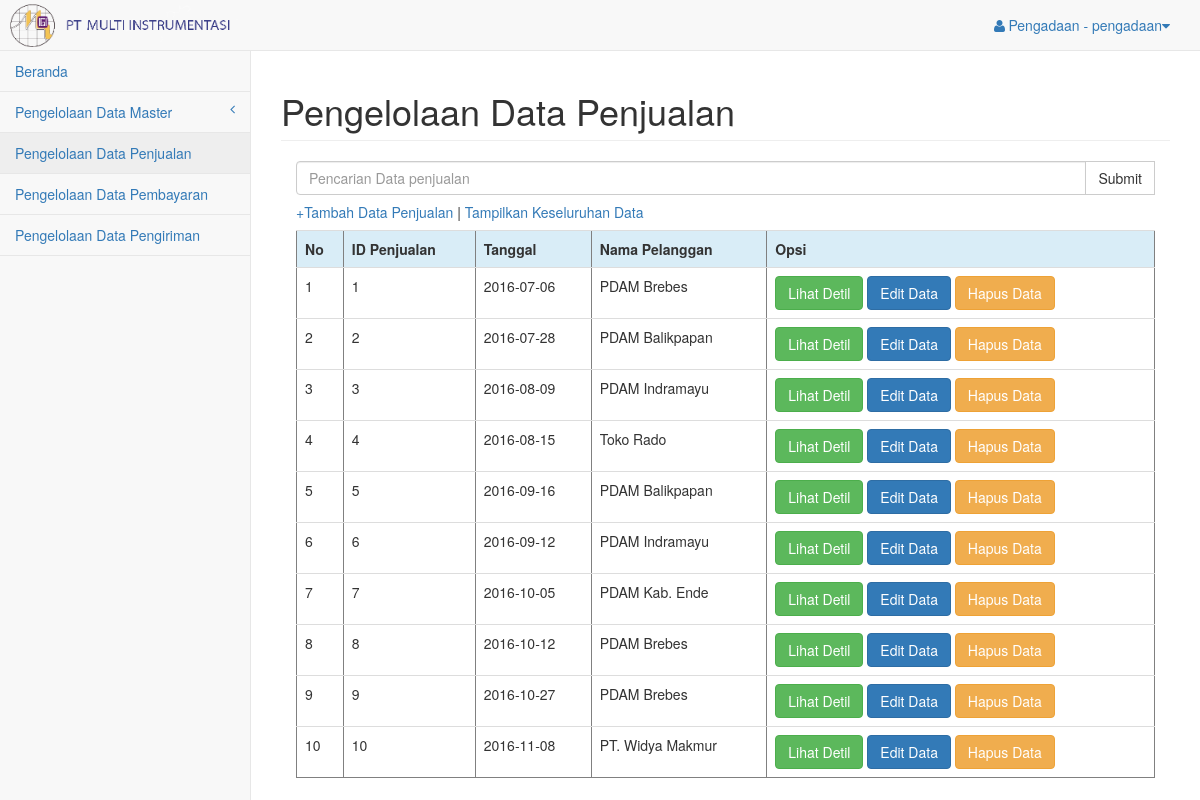
/pages/pemasaran/index.php?page=pengelolaan_data_penjualan (signed in), run on an earlier commit of the app's database.
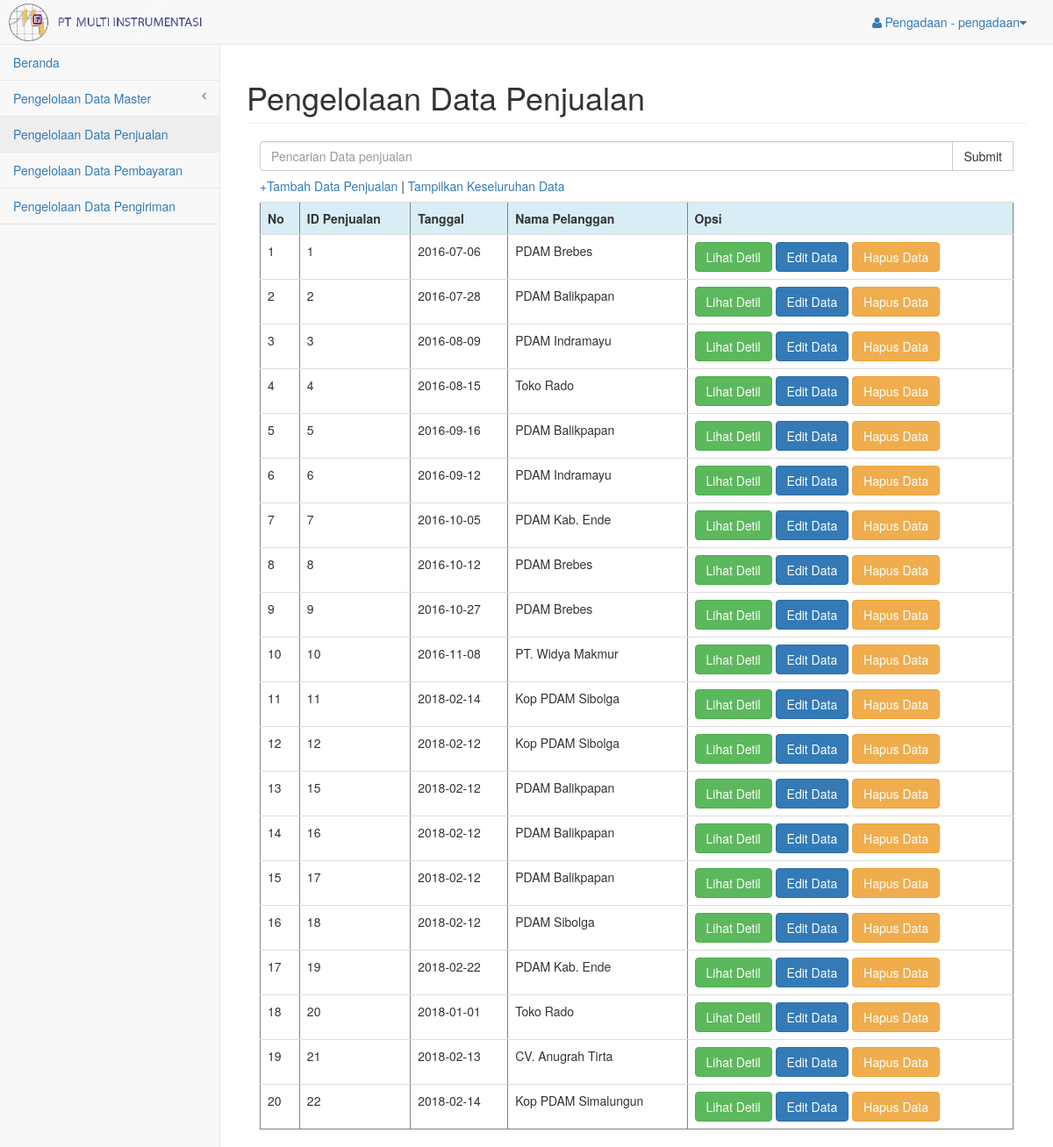
And on a later commit of the database.
### tables this page shows
CREATE TABLE `penjualan` (
  `id_penjualan` int(11) NOT NULL,
  `tanggal` date DEFAULT NULL,
  `id_pelanggan` int(15) DEFAULT NULL,
  `status_pembayaran` varchar(20) NOT NULL,
  `tanggal_bayar` date NOT NULL,
  `status_pengiriman` varchar(20) NOT NULL
);

CREATE TABLE `pelanggan` (
  `id_PELANGGAN` int(15) NOT NULL,
  `nama_pelanggan` varchar(20) NOT NULL,
  `alamat` varchar(30) DEFAULT NULL
);

### pages/pemasaran/pengelolaan_data_penjualan.php (the view, shortened to what this page needs)
<!DOCTYPE html>
<html lang="en">
<head>
    <link href="../vendor/bootstrap/css/bootstrap.min.css" rel="stylesheet">
    <link href="../vendor/metisMenu/metisMenu.min.css" rel="stylesheet">
    <link href="../dist/css/sb-admin-2.css" rel="stylesheet">
    <link href="../vendor/morrisjs/morris.css" rel="stylesheet">
    <link href="../vendor/font-awesome/css/font-awesome.min.css" rel="stylesheet" type="text/css">
</head>
<body>
        <h1 class="page-header">Pengelolaan Data Penjualan</h1>
                <div class="col-lg-12">
                    <form action="index.php?page=pengelolaan_data_penjualan" method="post">
                    <div class="sidebar-search">
                    <div class="input-group custom-search-form">
                        <input type="text" name="katakunci" class="form-control" placeholder="Pencarian Data penjualan">
                        <span class="input-group-btn">
                        <input class="btn btn-default" type="submit" name="submit">
                    </span>
                    </div>
                  </div>
                  </form>
                </div>
                <div class="col-lg-12">
                  <h5><a href="index.php?page=penjualan_input"> +Tambah Data Penjualan </a> | <a href="index.php?page=pengelolaan_data_penjualan"> Tampilkan Keseluruhan Data</a></h5>
                  <table border="1" class="table">
                    <tr class="info">
                      <th>No</th>
                      <th>ID Penjualan</th>
                      <th>Tanggal</th>
                      <th>Nama Pelanggan</th>
                      <th>Opsi</th>
                    </tr>
                    <?php
                    include 'koneksi.php';
                    $katakunci = $_POST["katakunci"];
                    $submit = $_POST["submit"];
                    if ($submit) {
                      if ($katakunci !="") {
                        $query_mysql = mysqli_query($koneksi,"SELECT penjualan.id_penjualan as id_penjualan, penjualan.tanggal as tanggal,
                            pelanggan.nama_pelanggan as nama_pelanggan
                            FROM penjualan INNER JOIN pelanggan ON penjualan.id_pelanggan=pelanggan.id_PELANGGAN
                            WHERE nama_pelanggan LIKE '%$katakunci%'") or die(mysqli_error());
                      } else {
                        $query_mysql = mysqli_query($koneksi,"SELECT penjualan.id_penjualan as id_penjualan, penjualan.tanggal as tanggal,
                            pelanggan.nama_pelanggan as nama_pelanggan
                            FROM penjualan INNER JOIN pelanggan ON penjualan.id_pelanggan=pelanggan.id_PELANGGAN") or die(mysqli_error());
                      }
                    } else {
                        $query_mysql = mysqli_query($koneksi,"SELECT penjualan.id_penjualan as id_penjualan, penjualan.tanggal as tanggal,
                            pelanggan.nama_pelanggan as nama_pelanggan
                            FROM penjualan INNER JOIN pelanggan ON penjualan.id_pelanggan=pelanggan.id_PELANGGAN") or die(mysqli_error());
                    }
                    $nomor = 1;
                    $cek = mysqli_num_rows($query_mysql);
                    if ($cek < 1) {
                    ?>
                    <h3>Data Tidak Ditemukan</h3>
                    <?php } else {
                        while ($data = mysqli_fetch_array($query_mysql)) {
                    ?>
                    <tr>
                      <td><?php echo $nomor++; ?></td>
                      <td><?php echo $data['id_penjualan']; ?></td>
                      <td><?php echo $data['tanggal']; ?></td>
                      <td><?php echo $data['nama_pelanggan']; ?></td>
                      <td>
                        <a class="btn btn-success" href="index.php?page=penjualan_detil&&id_penjualan=<?php echo $data['id_penjualan']; ?>">Lihat Detil</a>
                        <a class="btn btn-primary" href="index.php?page=penjualan_edit&&id_penjualan=<?php echo $data['id_penjualan']; ?>">Edit Data</a>
                        <a class="btn btn-warning" Onclick="return Konfirmasi_hapus()" href="penjualan_hapus.php?id_penjualan=<?php echo $data['id_penjualan']; ?>">Hapus Data</a>
                      </td>
                    </tr>
                  <?php    } }?>
                  </table>
                </div>
            </div>
        </div>
    </div>
</body>
</html>

What changed in the data, as far as the page shows it:
added penjualan: id_penjualan "11", tanggal "2018-02-14", id_pelanggan.nama_pelanggan "Kop PDAM Sibolga"
added penjualan: id_penjualan "12", tanggal "2018-02-12", id_pelanggan.nama_pelanggan "Kop PDAM Sibolga"
added penjualan: id_penjualan "15", tanggal "2018-02-12", id_pelanggan.nama_pelanggan "PDAM Balikpapan"
added penjualan: id_penjualan "16", tanggal "2018-02-12", id_pelanggan.nama_pelanggan "PDAM Balikpapan"
added penjualan: id_penjualan "17", tanggal "2018-02-12", id_pelanggan.nama_pelanggan "PDAM Balikpapan"
added penjualan: id_penjualan "18", tanggal "2018-02-12", id_pelanggan.nama_pelanggan "PDAM Sibolga"
added penjualan: id_penjualan "19", tanggal "2018-02-22", id_pelanggan.nama_pelanggan "PDAM Kab. Ende"
added penjualan: id_penjualan "20", tanggal "2018-01-01", id_pelanggan.nama_pelanggan "Toko Rado"
added penjualan: id_penjualan "21", tanggal "2018-02-13", id_pelanggan.nama_pelanggan "CV. Anugrah Tirta"
added penjualan: id_penjualan "22", tanggal "2018-02-14", id_pelanggan.nama_pelanggan "Kop PDAM Simalungun"
